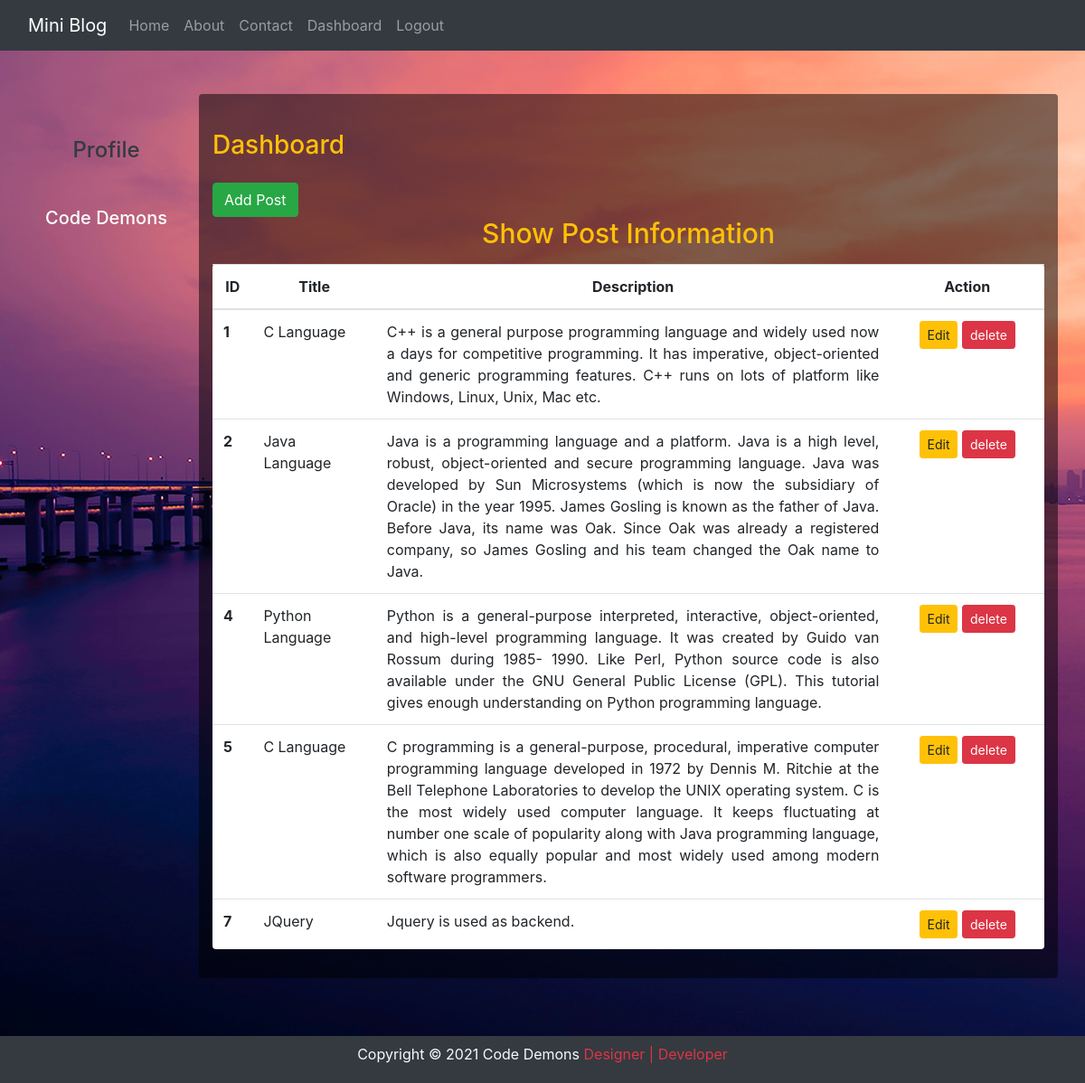
The page /dashboard/ (signed in) on the database its author committed.
### blog/models.py (models this page shows)
class Post(models.Model):
    title = models.CharField(max_length=150)
    desc = models.TextField()

### blog/views.py (the view)
# urls.py: path('dashboard/', views.dashboard, name='dashboard'),
def dashboard(request):
    if request.user.is_authenticated:
        posts = Post.objects.all()
        user = request.user
        full_name = user.get_full_name()
        gps = user.groups.all()
        return render(request, 'blog/dashboard.html', {'posts':posts, 'full_name':full_name, 'groups':gps})
    else:
        return HttpResponseRedirect('/login')

### blog/templates/blog/dashboard.html (shortened to what this page needs)
{% extends 'blog/base.html' %}
{% load static %}
{% block side %}
    <div class="col-md-2 text-white my-5 text-center pl-0 ml-0">
        <h4 class="my-5 text-dark"> Profile </h4>
        <h5> {{ full_name }} </h5>
    </div>
{% endblock side %}
{% block content %}
    <div class="col-md-10 jumbo-color py-4 my-5 rounded">
        <h3 class="text-warning py-3"> Dashboard  </h3>
        <a href="{% url 'addpost' %}" class="btn btn-success"> Add Post </a>
        <h4 class="text-center text-warning mb-3" style="font-size:30px;"> Show Post Information </h4>
        {% if posts %}
            <table class="table table-hover my-2 bg-white rounded">
                <thead>
                    <tr class="text-center">
                        <th scope="col" style="width:2%"> ID </th>
                        <th scope="col" style="width:12%;"> Title </th>
                        <th scope="col" style="width:50%"> Description </th>
                        <th scope="col" style="width:15%"> Action </th>
                    </tr>
                </thead>
                <tbody>
                    {% for post in posts %}
                    <tr>
                        <th scope="row"> {{ post.id }} </th>
                        <td> {{ post.title }} </td>
                        <td style="text-align:justify;"> {{ post.desc }} </td>
                        <td class="text-center">
                            <a href="{% url 'updatepost' post.id %}" class="btn btn-warning btn-sm"> Edit </a>
                            {% if perms.blog.delete_post %}
                                <form action="{% url 'deletepost' post.id %}" method="POST" class="d-inline">
                                    <input type="submit" class="btn btn-danger btn-sm" value="delete">
                                </form>
                            {% endif %}
                        </td>
                    </tr>
                    {% endfor %}
                </tbody>
            </table>
        {% else %}
            <h4 class="text-center alert alert-warning"> No Records Found </h4>
        {% endif %}
    </div>
{% endblock content %}

### blog/templates/blog/base.html (shortened to what this page needs)
<!DOCTYPE html>
{% load static %}
<html lang="en">
<head>
    <link rel="stylesheet" href="{% static 'blog/css/bootstrap.css' %}">
    <link rel="stylesheet" href="{% static 'blog/css/style.css' %}">
    <link rel="stylesheet" href="{% static 'blog/css/about.css' %}">
</head>
<body>
    <div class="container-fluid bg-dark">
        {% include 'blog/navbar.html' %}
    </div>
    <div class="container">
        <div class="row">
            {% block side %}
            {% endblock side %}
            {% block content %}
            {% endblock content %}
        </div>
    </div>
     <div class="container-fluid bg-dark mt-3">
        {% include 'blog/footer.html' %}
    </div>
</body>
</html>

### blog/templates/blog/navbar.html (shortened to what this page needs)
<nav class="navbar navbar-expand-lg py-2 navbar-dark bg-dark">
  <a class="navbar-brand" href="#">Mini Blog</a>
  <div class="collapse navbar-collapse" id="navbarNavAltMarkup">
    <div class="navbar-nav">
      <a class="nav-link" aria-current="page" href="/">Home</a>
        <a class="nav-link" href="{% url 'about' %}">About</a>
        <a class="nav-link" href="{% url 'contact' %}">Contact</a>
      {% if request.user.is_authenticated %}
        <a class="nav-link" href="{% url 'dashboard' %}">Dashboard</a>
        <a class="nav-link" href="{% url 'logout' %}">Logout</a>
      {% else %}
        <a class="nav-link" href="{% url 'signup' %}">Signup</a>
        <a class="nav-link" href="{% url 'login' %}">Login</a>
      {% endif %}
    </div>
  </div>
</nav>

### blog/templates/blog/footer.html
<footer class="footer footer-dark bg-dark pt-2 pb-1 mb-0 text-center">
        <p class="text-light">Copyright © 2021 Code Demons <span class="text-danger"> Designer | Developer </span> <p>
</footer>

### blog/static/blog/css/style.css (style rules this page uses)
body { background: url("../../images/bg.jpg"); background-repeat: no-repeat; background-size: cover; background-attachment: fixed; color: antiquewhite; }
.jumbo-color { background-color: rgba(0, 0, 0, 0.5); backdrop-filter: 10px; }

### rows shown on the page
Post: id "1", title "C Language", desc "C++ is a general purpose programming language and widely used now a days for competitive programming. It has imperative, object-oriented and generic programming features. C++ runs on lots of platform like Windows, Linux, Unix, Mac etc."
Post: id "2", title "Java Language", desc "Java is a programming language and a platform. Java is a high level, robust, object-oriented and secure programming language. Java was developed by Sun Microsystems (which is now the subsidiary of Oracle) in the year 1995. James Gosling is known as the father of Java. Before Java, its name was Oak. Since Oak was already a registered company, so James Gosling and his team changed the Oak name to Java."
Post: id "4", title "Python Language", desc "Python is a general-purpose interpreted, interactive, object-oriented, and high-level programming language. It was created by Guido van Rossum during 1985- 1990. Like Perl, Python source code is also available under the GNU General Public License (GPL). This tutorial gives enough understanding on Python programming language."
Post: id "5", title "C Language", desc "C programming is a general-purpose, procedural, imperative computer programming language developed in 1972 by Dennis M. Ritchie at the Bell Telephone Laboratories to develop the UNIX operating system. C is the most widely used computer language. It keeps fluctuating at number one scale of popularity along with Java programming language, which is also equally popular and most widely used among modern software programmers."
Post: id "7", title "JQuery", desc "Jquery is used as backend."

### other values the page prints
{{ full_name }} "Code Demons"
